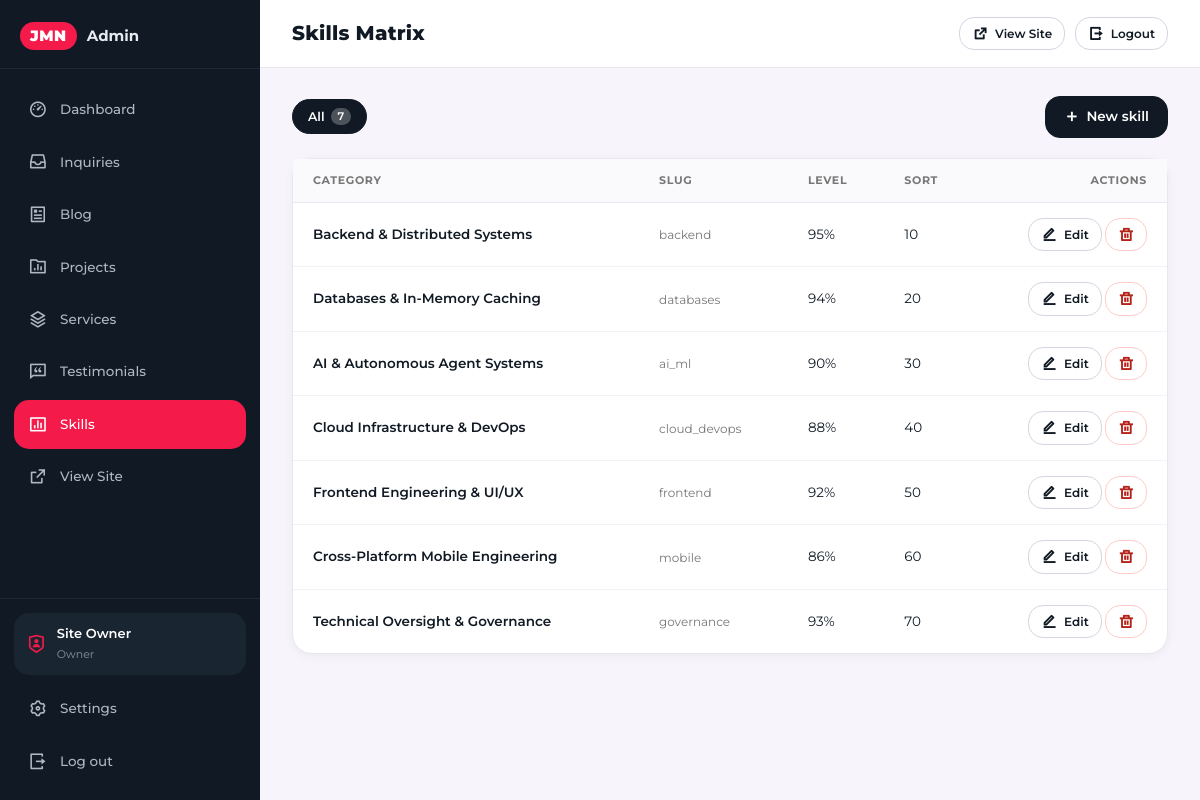
/admin/skills.php (signed in), run on the app's committed database.
### tables this page shows
CREATE TABLE `skills` (
  `id` bigint unsigned NOT NULL AUTO_INCREMENT,
  `slug` varchar(191) NOT NULL,
  `category` varchar(150) NOT NULL,
  `percentage` tinyint unsigned NOT NULL DEFAULT '0',
  `summary` text NOT NULL,
  `badges` json DEFAULT NULL,
  `sort_order` int NOT NULL DEFAULT '0',
  `created_at` datetime NOT NULL DEFAULT CURRENT_TIMESTAMP,
  `updated_at` datetime NOT NULL DEFAULT CURRENT_TIMESTAMP ON UPDATE CURRENT_TIMESTAMP,
  PRIMARY KEY (`id`),
  UNIQUE KEY `slug` (`slug`),
  KEY `idx_slug` (`slug`),
  KEY `idx_sort` (`sort_order`)
);

### config/config.php (called while the page is built, shortened)
<?php
if (!defined('APP_INITIALIZED')) {
    require_once ROOT_PATH . '/config/security.php';
}
function url(string $path = ''): string
{
    $cleanPath = ltrim($path, '/');
    return empty($cleanPath) ? BASE_URL : BASE_URL . '/' . $cleanPath;
}

### config/security.php (called while the page is built, shortened)
<?php
function e(?string $string): string
{
    return htmlspecialchars((string)($string ?? ''), ENT_QUOTES | ENT_SUBSTITUTE, 'UTF-8');
}

### admin/includes/auth.php (called while the page is built, shortened)
<?php
require_once dirname(__DIR__, 2) . '/config/config.php';
function admin_current_user(): ?array
{
    $cached = null;
    $db = get_db();
    try {
        $stmt = $db->prepare('SELECT id, username, display_name, email, role, last_login_at FROM `admin_users` WHERE id = ? LIMIT 1');
        $stmt->execute([(int)$_SESSION['admin_user_id']]);
        $row = $stmt->fetch();
        if (is_array($row)) {
            $cached = $row;
        }
    } catch (Throwable $e) {
        error_log('admin_current_user failed: ' . $e->getMessage());
    }
    return $cached;
}

### admin/skills.php (the view, shortened to what this page needs)
<?php
require_once __DIR__ . '/includes/auth.php';
$adminTitle = 'Skills Matrix';
$adminNav   = 'skills';
$db = get_db();
$items = [];
$total = 0;
if ($db !== null) {
    try {
        $total = (int)$db->query('SELECT COUNT(*) FROM `skills`')->fetchColumn();
        $stmt = $db->query('SELECT id, slug, category, percentage, sort_order FROM `skills` ORDER BY `sort_order` ASC, `id` ASC');
        $items = $stmt->fetchAll();
    } catch (Throwable $e) {
        error_log('Skills list query failed: ' . $e->getMessage());
    }
}
require_once __DIR__ . '/includes/layout-header.php';
?>
<div class="admin-filters">
    <span class="admin-chip is-active">All <span class="admin-chip-count"><?= $total ?></span></span>
    <a class="admin-btn admin-btn--primary" href="skill-edit.php" style="margin-left:auto;">
        <i class="ri-add-line"></i> New skill
    </a>
</div>
<div class="admin-card">
    <div class="admin-card-body admin-card-body--flush">
        <?php if (empty($items)): ?>
            <div class="admin-empty">
                <i class="ri-bar-chart-box-line"></i>
                <p>No skills found. <a href="skill-edit.php">Add the first one</a>.</p>
            </div>
        <?php else: ?>
            <div class="admin-table-wrap">
                <table class="admin-table">
                    <thead>
                        <tr>
                            <th>Category</th>
                            <th>Slug</th>
                            <th>Level</th>
                            <th>Sort</th>
                            <th style="text-align:right;">Actions</th>
                        </tr>
                    </thead>
                    <tbody>
                    <?php foreach ($items as $s): ?>
                        <tr>
                            <td><a href="skill-edit.php?id=<?= (int)$s['id'] ?>"><?= e($s['category']) ?></a></td>
                            <td><span class="admin-sub"><?= e($s['slug']) ?></span></td>
                            <td><?= (int)$s['percentage'] ?>%</td>
                            <td><?= (int)$s['sort_order'] ?></td>
                            <td style="text-align:right; white-space:nowrap;">
                                <a class="admin-btn admin-btn--secondary admin-btn--sm" href="skill-edit.php?id=<?= (int)$s['id'] ?>">
                                    <i class="ri-edit-line"></i> Edit
                                </a>
                                <form method="post" action="skill-delete.php" style="display:inline;"
                                      onsubmit="return confirm('Delete &quot;<?= e($s['category']) ?>&quot;? This cannot be undone.');">
                                    <button class="admin-btn admin-btn--danger admin-btn--sm" type="submit">
                                        <i class="ri-delete-bin-line"></i>
                                    </button>
                                </form>
                            </td>
                        </tr>
                    <?php endforeach; ?>
                    </tbody>
                </table>
            </div>
        <?php endif; ?>
    </div>
</div>
<?php require_once __DIR__ . '/includes/layout-footer.php'; ?>

### admin/includes/layout-header.php (shortened to what this page needs)
<?php
require_once __DIR__ . '/auth.php';
$adminTitle = $adminTitle ?? 'Dashboard';
$adminUser  = admin_current_user();
$adminNav   = $adminNav ?? '';
?>
<!DOCTYPE html>
<html lang="en">
<head>
    <link rel="stylesheet" href="https://cdn.jsdelivr.net/npm/remixicon@4.2.0/fonts/remixicon.css">
    <?php $adminCssVer = file_exists(dirname(__DIR__) . '/assets/admin.css') ? (string)filemtime(dirname(__DIR__) . '/assets/admin.css') : '1.0'; ?>
    <link rel="stylesheet" href="<?= e(url('admin/assets/admin.css')) ?>?v=<?= e($adminCssVer) ?>">
</head>
<body class="admin-body">
<div class="admin-shell">
    <aside class="admin-sidebar" id="adminSidebar" aria-label="Admin Navigation">
        <div class="admin-brand">
            <span class="admin-brand-mark">JMN</span>
            <span class="admin-brand-text">Admin</span>
        </div>
        <nav class="admin-nav">
            <a href="index.php" class="<?= $adminNav === 'dashboard' ? 'is-active' : '' ?>">
                <i class="ri-dashboard-3-line"></i><span>Dashboard</span>
            </a>
            <a href="inquiries.php" class="<?= $adminNav === 'inquiries' ? 'is-active' : '' ?>">
                <i class="ri-inbox-2-line"></i><span>Inquiries</span>
            </a>
            <a href="blog.php" class="<?= $adminNav === 'blog' ? 'is-active' : '' ?>">
                <i class="ri-article-line"></i><span>Blog</span>
            </a>
            <a href="projects.php" class="<?= $adminNav === 'projects' ? 'is-active' : '' ?>">
                <i class="ri-folder-chart-line"></i><span>Projects</span>
            </a>
            <a href="services.php" class="<?= $adminNav === 'services' ? 'is-active' : '' ?>">
                <i class="ri-stack-line"></i><span>Services</span>
            </a>
            <a href="testimonials.php" class="<?= $adminNav === 'testimonials' ? 'is-active' : '' ?>">
                <i class="ri-chat-quote-line"></i><span>Testimonials</span>
            </a>
            <a href="skills.php" class="<?= $adminNav === 'skills' ? 'is-active' : '' ?>">
                <i class="ri-bar-chart-box-line"></i><span>Skills</span>
            </a>
            <a href="<?= e(url('index.php')) ?>" target="_blank" rel="noopener" class="admin-nav-external">
                <i class="ri-external-link-line"></i><span>View Site</span>
            </a>
        </nav>
        <div class="admin-sidebar-foot">
            <div class="admin-user-chip">
                <i class="ri-shield-user-line"></i>
                <div>
                    <strong><?= e($adminUser['display_name'] ?? 'Admin') ?></strong>
                    <small><?= e($adminUser['role'] ?? 'owner') ?></small>
                </div>
            </div>
            <a href="settings.php" class="<?= $adminNav === 'settings' ? 'is-active' : '' ?>">
                <i class="ri-settings-3-line"></i><span>Settings</span>
            </a>
            <a href="logout.php"><i class="ri-logout-box-r-line"></i><span>Log out</span></a>
        </div>
    </aside>
    <div class="admin-main">
        <header class="admin-topbar">
            <h1 class="admin-topbar-title"><?= e($adminTitle) ?></h1>
            <div class="admin-topbar-actions">
                <a href="<?= e(url('index.php')) ?>" target="_blank" rel="noopener" class="admin-btn admin-btn--secondary admin-btn--sm" title="View public site">
                    <i class="ri-external-link-line"></i> <span class="admin-topbar-btn-text">View Site</span>
                </a>
                <a href="logout.php" class="admin-btn admin-btn--secondary admin-btn--sm" title="Log out">
                    <i class="ri-logout-box-r-line"></i> <span class="admin-topbar-btn-text">Logout</span>
                </a>
            </div>
        </header>
        <main class="admin-content">

### data on the page
skills: category "Backend & Distributed Systems", slug "backend", percentage "95", sort_order "10"
skills: category "Databases & In-Memory Caching", slug "databases", percentage "94", sort_order "20"
skills: category "AI & Autonomous Agent Systems", slug "ai_ml", percentage "90", sort_order "30"
skills: category "Cloud Infrastructure & DevOps", slug "cloud_devops", percentage "88", sort_order "40"
skills: category "Frontend Engineering & UI/UX", slug "frontend", percentage "92", sort_order "50"
skills: category "Cross-Platform Mobile Engineering", slug "mobile", percentage "86", sort_order "60"
skills: category "Technical Oversight & Governance", slug "governance", percentage "93", sort_order "70"

### other printed values
$adminUser['display_name'] "Site Owner"
$adminUser['role'] "Owner"
$adminTitle "Skills Matrix"
$total "7"
